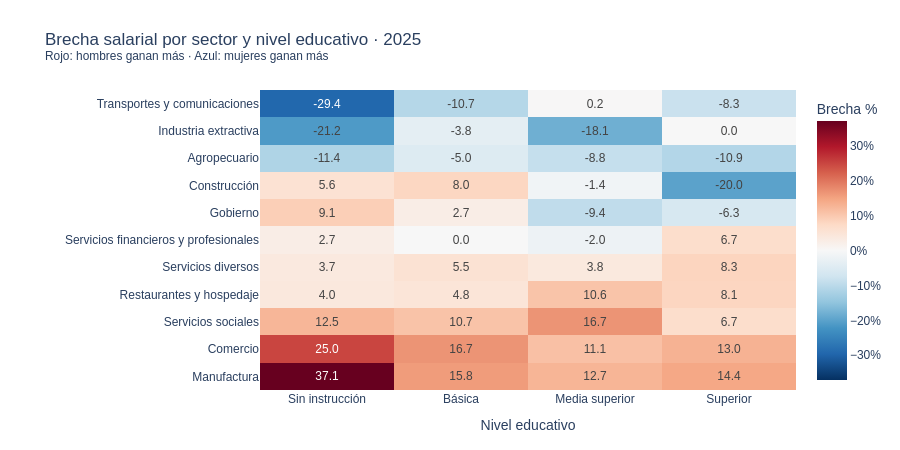

The cell this chart's notebook holds for it:
### Markdown cell above
## G3 — Heatmap: brecha por sector y nivel educativo (2025)

Responde la pregunta central. Rojo = hombres ganan más. Azul = mujeres ganan más.
En manufactura la brecha persiste en todos los niveles educativos.

### Code cell
be_clean = be[be['nivel_educ'] != 'No especificado'].copy()
orden_educ = ['Sin instrucción', 'Básica', 'Media superior', 'Superior']
be_clean['nivel_educ'] = pd.Categorical(be_clean['nivel_educ'], categories=orden_educ, ordered=True)

hm = be_clean.pivot_table(index='sector', columns='nivel_educ', values='brecha_pct')
hm['_media'] = hm.mean(axis=1)
hm = hm.sort_values('_media', ascending=True).drop(columns='_media')

fig3 = px.imshow(
    hm, color_continuous_scale='RdBu_r', color_continuous_midpoint=0,
    text_auto='.1f', labels={'color':'Brecha (%)'},
    title='Brecha salarial por sector y nivel educativo · 2025<br><sup>Rojo: hombres ganan más · Azul: mujeres ganan más</sup>',
    aspect='auto',
)
fig3.update_layout(
    template='plotly_white', xaxis_title='Nivel educativo', yaxis_title='',
    coloraxis_colorbar=dict(title='Brecha %', ticksuffix='%'),
    margin=dict(t=90, b=60, l=260, r=60), height=450,
    font=dict(family='Arial, sans-serif', size=12),
)
fig3.write_html(f'{RUTA_DASH}/g3_heatmap_educ_sector.html')
fig3.show()
print('G3 guardada.')

### Figure 1 — Plotly figure (JSON) as saved in the notebook; plotly's stock layout.template omitted (floating-point values rounded to 4 significant figures)
{"data": [{"coloraxis": "coloraxis", "hovertemplate": "nivel_educ: %{x}<br>sector: %{y}<br>Brecha (%): %{z}<extra></extra>", "name": "0", "texttemplate": "%{z:.1f}", "type": "heatmap", "x": ["Sin instrucción", "Básica", "Media superior", "Superior"], "xaxis": "x", "y": ["Transportes y comunicaciones", "Industria extractiva", "Agropecuario", "Construcción", "Gobierno", "Servicios financieros y profesionales", "Servicios diversos", "Restaurantes y hospedaje", "Servicios sociales", "Comercio", "Manufactura"], "yaxis": "y", "z": [[-29.4, -10.7, 0.2, -8.3], [-21.2, -3.8, -18.1, 0.0], [-11.4, -5.0, -8.8, -10.9], [5.6, 8.0, -1.4, -20.0], [9.1, 2.7, -9.4, -6.3], [2.7, 0.0, -2.0, 6.7], [3.7, 5.5, 3.8, 8.3], [4.0, 4.8, 10.6, 8.1], [12.5, 10.7, 16.7, 6.7], [25.0, 16.7, 11.1, 13.0], [37.1, 15.8, 12.7, 14.4]]}], "layout": {"coloraxis": {"cmid": 0, "colorbar": {"ticksuffix": "%", "title": {"text": "Brecha %"}}, "colorscale": [[0, "rgb(5,48,97)"], [0.1, "rgb(33,102,172)"], [0.2, "rgb(67,147,195)"], [0.3, "rgb(146,197,222)"], [0.4, "rgb(209,229,240)"], [0.5, "rgb(247,247,247)"], [0.6, "rgb(253,219,199)"], [0.7, "rgb(244,165,130)"], [0.8, "rgb(214,96,77)"], [0.9, "rgb(178,24,43)"], [1, "rgb(103,0,31)"]]}, "font": {"family": "Arial, sans-serif", "size": 12}, "height": 450, "margin": {"b": 60, "l": 260, "r": 60, "t": 90}, "title": {"text": "Brecha salarial por sector y nivel educativo · 2025<br><sup>Rojo: hombres ganan más · Azul: mujeres ganan más</sup>"}, "xaxis": {"anchor": "y", "domain": [0, 1], "title": {"text": "Nivel educativo"}}, "yaxis": {"anchor": "x", "autorange": "reversed", "domain": [0, 1], "title": {"text": ""}}}}
